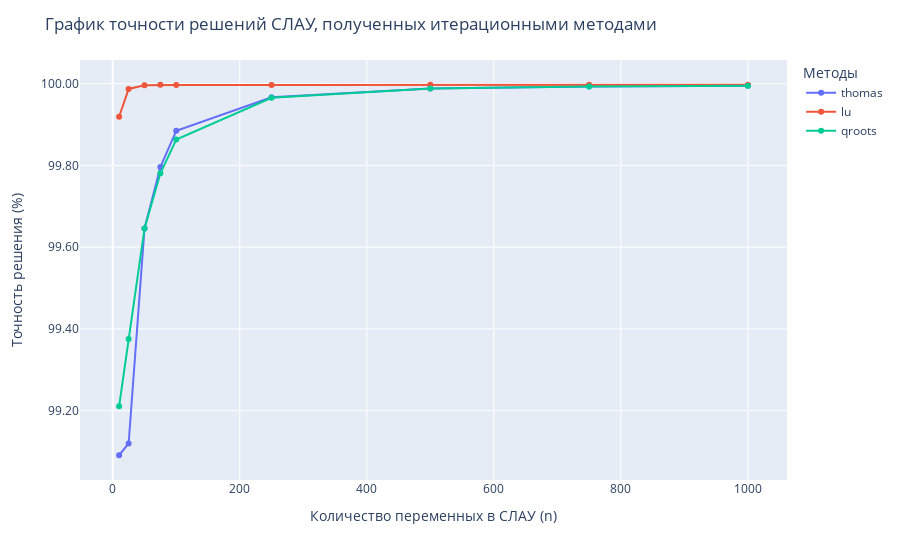

Notebook code cell kept with this figure:
### Code cell
fig = px.line(accuracies_df, x="n", y="accuracy", color="algo", markers=True)

fig.update_layout(
    title="График точности решений СЛАУ, полученных итерационными методами",
    legend=dict(title="Методы"),
    xaxis_title="Количество переменных в СЛАУ (n)",
    yaxis_title="Точность решения (%)",
    yaxis=dict(tickformat=".2ef")
)

fig.show()

### Figure 1 — Plotly figure (JSON) as saved in the notebook; plotly's stock layout.template omitted (floating-point values rounded to 4 significant figures)
{"data": [{"hovertemplate": "algo=thomas<br>n=%{x}<br>accuracy=%{y}<extra></extra>", "legendgroup": "thomas", "line": {"color": "#636efa", "dash": "solid"}, "marker": {"symbol": "circle"}, "mode": "lines+markers", "name": "thomas", "orientation": "v", "showlegend": true, "type": "scatter", "x": [10, 25, 50, 75, 100, 250, 500, 750, 1000], "xaxis": "x", "y": [99.09, 99.12, 99.65, 99.8, 99.88, 99.97, 99.99, 99.99, 99.99], "yaxis": "y"}, {"hovertemplate": "algo=lu<br>n=%{x}<br>accuracy=%{y}<extra></extra>", "legendgroup": "lu", "line": {"color": "#EF553B", "dash": "solid"}, "marker": {"symbol": "circle"}, "mode": "lines+markers", "name": "lu", "orientation": "v", "showlegend": true, "type": "scatter", "x": [10, 25, 50, 75, 100, 250, 500, 750, 1000], "xaxis": "x", "y": [99.92, 99.99, 100.0, 100.0, 100.0, 100.0, 100.0, 100.0, 100.0], "yaxis": "y"}, {"hovertemplate": "algo=qroots<br>n=%{x}<br>accuracy=%{y}<extra></extra>", "legendgroup": "qroots", "line": {"color": "#00cc96", "dash": "solid"}, "marker": {"symbol": "circle"}, "mode": "lines+markers", "name": "qroots", "orientation": "v", "showlegend": true, "type": "scatter", "x": [10, 25, 50, 75, 100, 250, 500, 750, 1000], "xaxis": "x", "y": [99.21, 99.38, 99.65, 99.78, 99.86, 99.97, 99.99, 99.99, 100.0], "yaxis": "y"}], "layout": {"legend": {"title": {"text": "Методы"}, "tracegroupgap": 0}, "margin": {"t": 60}, "title": {"text": "График точности решений СЛАУ, полученных итерационными методами"}, "xaxis": {"anchor": "y", "domain": [0, 1], "title": {"text": "Количество переменных в СЛАУ (n)"}}, "yaxis": {"anchor": "x", "domain": [0, 1], "tickformat": ".2f", "title": {"text": "Точность решения (%)"}}}}
